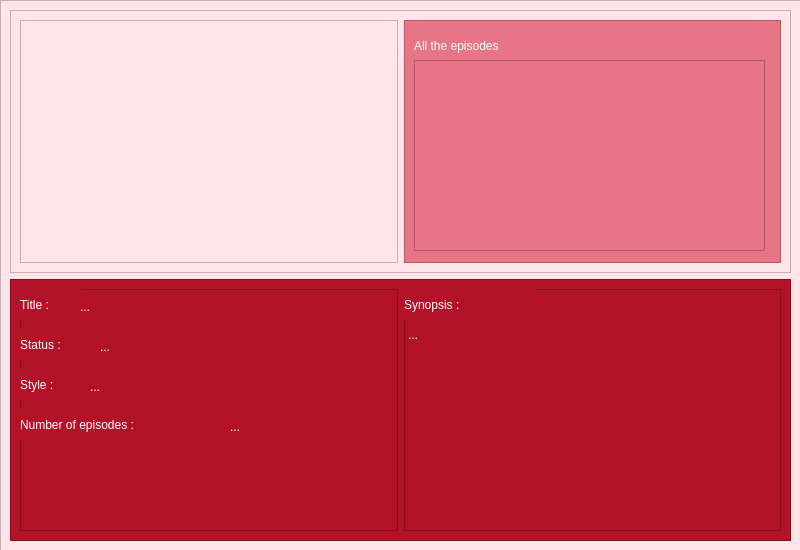
<?xml version="1.0" encoding="UTF-8"?>
<ui version="4.0">
 <class>PageOneAnime</class>
 <widget class="QWidget" name="PageOneAnime">
  <property name="geometry">
   <rect>
    <x>0</x>
    <y>0</y>
    <width>800</width>
    <height>550</height>
   </rect>
  </property>
  <property name="minimumSize">
   <size>
    <width>800</width>
    <height>550</height>
   </size>
  </property>
  <property name="maximumSize">
   <size>
    <width>800</width>
    <height>550</height>
   </size>
  </property>
  <property name="windowTitle">
   <string>Form</string>
  </property>
  <widget class="QFrame" name="frame">
   <property name="geometry">
    <rect>
     <x>0</x>
     <y>0</y>
     <width>801</width>
     <height>551</height>
    </rect>
   </property>
   <property name="styleSheet">
    <string notr="true">background-color : #ffe5e9; font: 14pt &quot;Calibri&quot;;
color: white;</string>
   </property>
   <property name="frameShape">
    <enum>QFrame::StyledPanel</enum>
   </property>
   <property name="frameShadow">
    <enum>QFrame::Raised</enum>
   </property>
   <layout class="QVBoxLayout" name="verticalLayout">
    <item>
     <widget class="QFrame" name="frameUp">
      <property name="frameShape">
       <enum>QFrame::StyledPanel</enum>
      </property>
      <property name="frameShadow">
       <enum>QFrame::Raised</enum>
      </property>
      <layout class="QHBoxLayout" name="horizontalLayout">
       <item>
        <widget class="QFrame" name="frameImage">
         <property name="frameShape">
          <enum>QFrame::StyledPanel</enum>
         </property>
         <property name="frameShadow">
          <enum>QFrame::Raised</enum>
         </property>
        </widget>
       </item>
       <item>
        <widget class="QFrame" name="frameListElement">
         <property name="styleSheet">
          <string notr="true">background-color : #e87585;</string>
         </property>
         <property name="frameShape">
          <enum>QFrame::StyledPanel</enum>
         </property>
         <property name="frameShadow">
          <enum>QFrame::Raised</enum>
         </property>
         <widget class="QLabel" name="labelAllTheEpisodes">
          <property name="geometry">
           <rect>
            <x>10</x>
            <y>10</y>
            <width>151</width>
            <height>31</height>
           </rect>
          </property>
          <property name="styleSheet">
           <string notr="true"/>
          </property>
          <property name="text">
           <string>All the episodes</string>
          </property>
         </widget>
         <widget class="QListWidget" name="listEpisodesWidget">
          <property name="geometry">
           <rect>
            <x>10</x>
            <y>40</y>
            <width>351</width>
            <height>191</height>
           </rect>
          </property>
         </widget>
        </widget>
       </item>
      </layout>
     </widget>
    </item>
    <item>
     <widget class="QFrame" name="frameDown">
      <property name="styleSheet">
       <string notr="true">background-color : #b21328</string>
      </property>
      <property name="frameShape">
       <enum>QFrame::StyledPanel</enum>
      </property>
      <property name="frameShadow">
       <enum>QFrame::Raised</enum>
      </property>
      <layout class="QHBoxLayout" name="horizontalLayout_2">
       <item>
        <widget class="QFrame" name="frameDetails">
         <property name="frameShape">
          <enum>QFrame::StyledPanel</enum>
         </property>
         <property name="frameShadow">
          <enum>QFrame::Raised</enum>
         </property>
         <widget class="QLabel" name="labelTitle">
          <property name="geometry">
           <rect>
            <x>0</x>
            <y>0</y>
            <width>61</width>
            <height>31</height>
           </rect>
          </property>
          <property name="text">
           <string>Title :</string>
          </property>
         </widget>
         <widget class="QLabel" name="labelStatus">
          <property name="geometry">
           <rect>
            <x>0</x>
            <y>40</y>
            <width>71</width>
            <height>31</height>
           </rect>
          </property>
          <property name="text">
           <string>Status :</string>
          </property>
         </widget>
         <widget class="QLabel" name="labelStyle">
          <property name="geometry">
           <rect>
            <x>0</x>
            <y>80</y>
            <width>71</width>
            <height>31</height>
           </rect>
          </property>
          <property name="text">
           <string>Style :</string>
          </property>
         </widget>
         <widget class="QLabel" name="labelNumberOfEpisodes">
          <property name="geometry">
           <rect>
            <x>0</x>
            <y>120</y>
            <width>201</width>
            <height>31</height>
           </rect>
          </property>
          <property name="text">
           <string>Number of episodes :</string>
          </property>
         </widget>
         <widget class="QLabel" name="title">
          <property name="geometry">
           <rect>
            <x>60</x>
            <y>10</y>
            <width>191</width>
            <height>16</height>
           </rect>
          </property>
          <property name="text">
           <string>...</string>
          </property>
         </widget>
         <widget class="QLabel" name="status">
          <property name="geometry">
           <rect>
            <x>80</x>
            <y>50</y>
            <width>191</width>
            <height>16</height>
           </rect>
          </property>
          <property name="text">
           <string>...</string>
          </property>
         </widget>
         <widget class="QLabel" name="style">
          <property name="geometry">
           <rect>
            <x>70</x>
            <y>90</y>
            <width>191</width>
            <height>16</height>
           </rect>
          </property>
          <property name="text">
           <string>...</string>
          </property>
         </widget>
         <widget class="QLabel" name="numberOfEpisodes">
          <property name="geometry">
           <rect>
            <x>210</x>
            <y>130</y>
            <width>91</width>
            <height>16</height>
           </rect>
          </property>
          <property name="text">
           <string>...</string>
          </property>
         </widget>
        </widget>
       </item>
       <item>
        <widget class="QFrame" name="frameSynopsis">
         <property name="frameShape">
          <enum>QFrame::StyledPanel</enum>
         </property>
         <property name="frameShadow">
          <enum>QFrame::Raised</enum>
         </property>
         <widget class="QLabel" name="labelSynopsis">
          <property name="geometry">
           <rect>
            <x>0</x>
            <y>0</y>
            <width>131</width>
            <height>31</height>
           </rect>
          </property>
          <property name="text">
           <string>Synopsis :</string>
          </property>
         </widget>
         <widget class="QLabel" name="synopsis">
          <property name="geometry">
           <rect>
            <x>4</x>
            <y>39</y>
            <width>361</width>
            <height>201</height>
           </rect>
          </property>
          <property name="text">
           <string>...</string>
          </property>
          <property name="alignment">
           <set>Qt::AlignLeading|Qt::AlignLeft|Qt::AlignTop</set>
          </property>
         </widget>
        </widget>
       </item>
      </layout>
     </widget>
    </item>
   </layout>
  </widget>
 </widget>
 <resources/>
 <connections/>
</ui>
